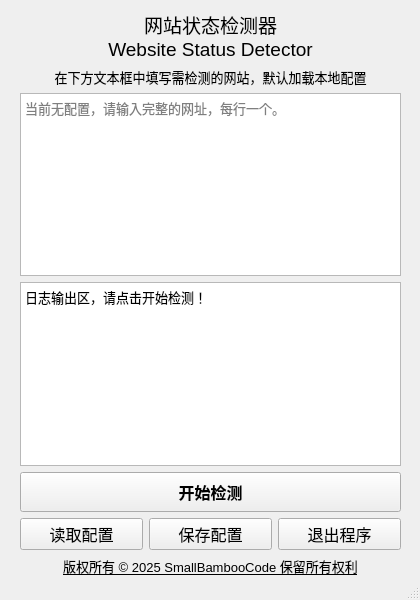
<?xml version="1.0" encoding="UTF-8"?>
<ui version="4.0">
 <class>MainWindow</class>
 <widget class="QMainWindow" name="MainWindow">
  <property name="geometry">
   <rect>
    <x>0</x>
    <y>0</y>
    <width>420</width>
    <height>600</height>
   </rect>
  </property>
  <property name="minimumSize">
   <size>
    <width>420</width>
    <height>600</height>
   </size>
  </property>
  <property name="maximumSize">
   <size>
    <width>420</width>
    <height>600</height>
   </size>
  </property>
  <property name="windowTitle">
   <string>网站状态检测器 - SmallBambooCode</string>
  </property>
  <widget class="QWidget" name="centralwidget">
   <widget class="QWidget" name="layoutWidget">
    <property name="geometry">
     <rect>
      <x>20</x>
      <y>10</y>
      <width>381</width>
      <height>566</height>
     </rect>
    </property>
    <layout class="QVBoxLayout" name="verticalLayout">
     <item>
      <widget class="QLabel" name="label_title">
       <property name="font">
        <font>
         <pointsize>14</pointsize>
        </font>
       </property>
       <property name="text">
        <string>网站状态检测器
Website Status Detector</string>
       </property>
       <property name="alignment">
        <set>Qt::AlignCenter</set>
       </property>
      </widget>
     </item>
     <item>
      <widget class="QLabel" name="label_help">
       <property name="font">
        <font>
         <pointsize>10</pointsize>
        </font>
       </property>
       <property name="text">
        <string>在下方文本框中填写需检测的网站，默认加载本地配置</string>
       </property>
       <property name="alignment">
        <set>Qt::AlignCenter</set>
       </property>
      </widget>
     </item>
     <item>
      <widget class="QTextEdit" name="textEdit">
       <property name="font">
        <font>
         <pointsize>10</pointsize>
        </font>
       </property>
       <property name="html">
        <string>&lt;!DOCTYPE HTML PUBLIC &quot;-//W3C//DTD HTML 4.0//EN&quot; &quot;http://www.w3.org/TR/REC-html40/strict.dtd&quot;&gt;
&lt;html&gt;&lt;head&gt;&lt;meta name=&quot;qrichtext&quot; content=&quot;1&quot; /&gt;&lt;meta charset=&quot;utf-8&quot; /&gt;&lt;style type=&quot;text/css&quot;&gt;
p, li { white-space: pre-wrap; }
hr { height: 1px; border-width: 0; }
li.unchecked::marker { content: &quot;\2610&quot;; }
li.checked::marker { content: &quot;\2612&quot;; }
&lt;/style&gt;&lt;/head&gt;&lt;body style=&quot; font-family:'Microsoft YaHei UI'; font-size:10pt; font-weight:400; font-style:normal;&quot;&gt;
&lt;p style=&quot;-qt-paragraph-type:empty; margin-top:0px; margin-bottom:0px; margin-left:0px; margin-right:0px; -qt-block-indent:0; text-indent:0px;&quot;&gt;&lt;br /&gt;&lt;/p&gt;&lt;/body&gt;&lt;/html&gt;</string>
       </property>
       <property name="placeholderText">
        <string>当前无配置，请输入完整的网址，每行一个。</string>
       </property>
      </widget>
     </item>
     <item>
      <widget class="QTextBrowser" name="textBrowser_log">
       <property name="font">
        <font>
         <pointsize>10</pointsize>
        </font>
       </property>
       <property name="html">
        <string>&lt;!DOCTYPE HTML PUBLIC &quot;-//W3C//DTD HTML 4.0//EN&quot; &quot;http://www.w3.org/TR/REC-html40/strict.dtd&quot;&gt;
&lt;html&gt;&lt;head&gt;&lt;meta name=&quot;qrichtext&quot; content=&quot;1&quot; /&gt;&lt;meta charset=&quot;utf-8&quot; /&gt;&lt;style type=&quot;text/css&quot;&gt;
p, li { white-space: pre-wrap; }
hr { height: 1px; border-width: 0; }
li.unchecked::marker { content: &quot;\2610&quot;; }
li.checked::marker { content: &quot;\2612&quot;; }
&lt;/style&gt;&lt;/head&gt;&lt;body style=&quot; font-family:'Microsoft YaHei UI'; font-size:10pt; font-weight:400; font-style:normal;&quot;&gt;
&lt;p style=&quot; margin-top:0px; margin-bottom:0px; margin-left:0px; margin-right:0px; -qt-block-indent:0; text-indent:0px;&quot;&gt;日志输出区，请点击开始检测！&lt;/p&gt;&lt;/body&gt;&lt;/html&gt;</string>
       </property>
      </widget>
     </item>
     <item>
      <widget class="QPushButton" name="pushButton_start">
       <property name="minimumSize">
        <size>
         <width>0</width>
         <height>40</height>
        </size>
       </property>
       <property name="font">
        <font>
         <pointsize>12</pointsize>
         <bold>true</bold>
        </font>
       </property>
       <property name="text">
        <string>开始检测</string>
       </property>
      </widget>
     </item>
     <item>
      <layout class="QHBoxLayout" name="horizontalLayout">
       <item>
        <widget class="QPushButton" name="pushButton_read_config">
         <property name="font">
          <font>
           <pointsize>12</pointsize>
          </font>
         </property>
         <property name="text">
          <string>读取配置</string>
         </property>
        </widget>
       </item>
       <item>
        <widget class="QPushButton" name="pushButton_save_config">
         <property name="font">
          <font>
           <pointsize>12</pointsize>
          </font>
         </property>
         <property name="text">
          <string>保存配置</string>
         </property>
        </widget>
       </item>
       <item>
        <widget class="QPushButton" name="pushButton_exit">
         <property name="font">
          <font>
           <pointsize>12</pointsize>
           <bold>false</bold>
          </font>
         </property>
         <property name="text">
          <string>退出程序</string>
         </property>
        </widget>
       </item>
      </layout>
     </item>
     <item>
      <widget class="QLabel" name="label_copyright">
       <property name="font">
        <font>
         <pointsize>10</pointsize>
         <bold>false</bold>
         <underline>true</underline>
         <strikeout>false</strikeout>
        </font>
       </property>
       <property name="text">
        <string>版权所有 © 2025 SmallBambooCode 保留所有权利</string>
       </property>
       <property name="alignment">
        <set>Qt::AlignCenter</set>
       </property>
      </widget>
     </item>
    </layout>
   </widget>
  </widget>
  <widget class="QStatusBar" name="statusbar"/>
 </widget>
 <resources/>
 <connections/>
</ui>
